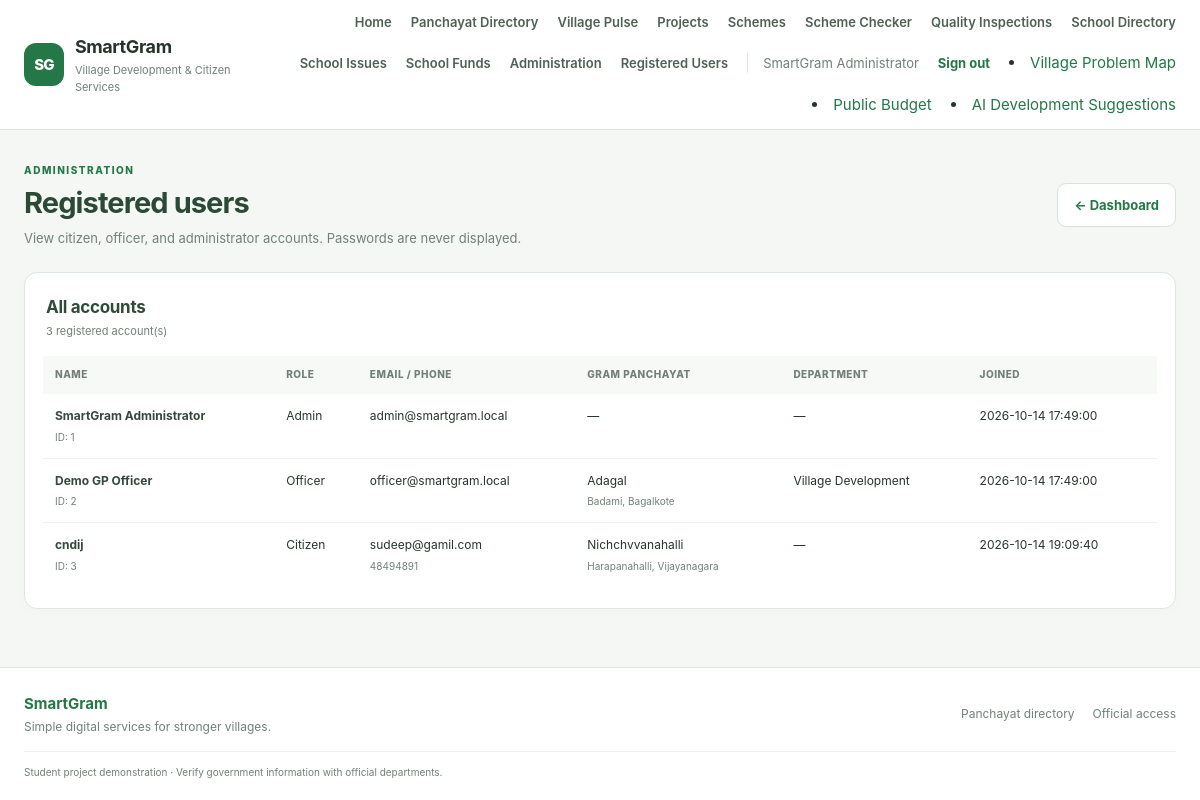
Page /admin/users (signed in) on the committed database.
### tables this page shows
CREATE TABLE users (
      id INTEGER PRIMARY KEY AUTOINCREMENT, name TEXT NOT NULL, email TEXT NOT NULL UNIQUE,
      phone TEXT DEFAULT '', password TEXT NOT NULL, role TEXT NOT NULL DEFAULT 'citizen',
      department TEXT DEFAULT '', gp_id INTEGER, created_at TEXT DEFAULT CURRENT_TIMESTAMP,
      FOREIGN KEY(gp_id) REFERENCES gram_panchayats(id)
    );

CREATE TABLE gram_panchayats (
      id INTEGER PRIMARY KEY AUTOINCREMENT, lgd_code TEXT NOT NULL UNIQUE,
      name TEXT NOT NULL, district TEXT NOT NULL, taluk TEXT NOT NULL,
      state TEXT NOT NULL DEFAULT 'Karnataka', active INTEGER NOT NULL DEFAULT 1
    );

### app.py (the view)
@app.route('/admin/users')
def admin_users():
    if not login_required('admin'):
        flash('Please sign in as an administrator to view registered users.', 'error')
        return redirect(url_for('admin_login'))
    con = get_db()
    users = con.execute('''
        SELECT u.id, u.name, u.email, u.phone, u.role, u.department,
               u.created_at, g.name AS gp_name, g.taluk, g.district
        FROM users u LEFT JOIN gram_panchayats g ON g.id=u.gp_id
        ORDER BY CASE u.role WHEN 'admin' THEN 0 WHEN 'officer' THEN 1 ELSE 2 END, u.name
    ''').fetchall()
    return render_template('admin_users.html', users=users)

### app.py (called while the page is built)
def get_db():
    if 'db' not in g:
        g.db = sqlite3.connect(DATABASE_PATH, timeout=20)
        g.db.row_factory = sqlite3.Row
        g.db.execute('PRAGMA foreign_keys = ON')
    return g.db

def login_required(*roles):
    if not session.get('user_id'):
        return False
    return not roles or session.get('role') in roles

@app.context_processor
def inject_globals():
    unread_count = 0
    if session.get('user_id'):
        unread_count = get_db().execute('SELECT COUNT(*) n FROM notifications WHERE user_id=? AND read_at IS NULL', (session['user_id'],)).fetchone()['n']
    return {'current_user': session.get('name'), 'current_role': session.get('role'), 'is_logged_in': bool(session.get('user_id')), 'unread_count': unread_count}

### templates/admin_users.html (shortened to what this page needs)
{% extends 'base.html' %}
{% block content %}
<section class="page-heading">
  <div><p class="eyebrow">ADMINISTRATION</p><h1>Registered users</h1><p>View citizen, officer, and administrator accounts. Passwords are never displayed.</p></div>
  <a class="button button-outline" href="{{ url_for('admin_dashboard') }}">← Dashboard</a>
</section>
<section class="panel">
  <div class="panel-heading"><div><h2>All accounts</h2><p>{{ users|length }} registered account(s)</p></div></div>
  {% if users %}<div class="table-wrap"><table>
    <thead><tr><th>Name</th><th>Role</th><th>Email / Phone</th><th>Gram Panchayat</th><th>Department</th><th>Joined</th></tr></thead>
    <tbody>{% for u in users %}<tr>
      <td><strong>{{ u.name }}</strong><small>ID: {{ u.id }}</small></td>
      <td><span class="status-pill">{{ u.role|title }}</span></td>
      <td>{{ u.email }}{% if u.phone %}<small>{{ u.phone }}</small>{% endif %}</td>
      <td>{{ u.gp_name or '—' }}{% if u.taluk or u.district %}<small>{{ u.taluk or '' }}{% if u.taluk and u.district %}, {% endif %}{{ u.district or '' }}</small>{% endif %}</td>
      <td>{{ u.department or '—' }}</td><td>{{ u.created_at or '—' }}</td>
    </tr>{% endfor %}</tbody>
  </table></div>{% else %}<div class="empty-state"><h3>No users found</h3></div>{% endif %}
</section>
{% endblock %}

### templates/base.html (shortened to what this page needs)
<!doctype html>
<html lang="en">
<head>
  <link rel="stylesheet" href="{{ url_for('static', filename='css/style.css') }}">
</head>
<body>
<header class="site-header">
  <a class="brand" href="{{ url_for('home') }}"><span class="brand-mark">SG</span><span><strong>SmartGram</strong><small>Village Development & Citizen Services</small></span></a>
  <nav class="main-nav">
    <a href="{{ url_for('home') }}">Home</a>
    <a href="{{ url_for('directory') }}">Panchayat Directory</a>
    <a href="{{ url_for('village_pulse') }}">Village Pulse</a>
    <a href="{{ url_for('projects') }}">Projects</a>
    <a href="{{ url_for('schemes') }}">Schemes</a>
    <a href="{{ url_for('scheme_checker') }}">Scheme Checker</a>
    <a href="{{ url_for('quality_inspections') }}">Quality Inspections</a>
    <a href="{{ url_for('school_directory') }}">School Directory</a>
    <a href="{{ url_for('school_issues') }}">School Issues</a>
    <a href="{{ url_for('school_funds') }}">School Funds</a>
    {% if is_logged_in %}
      {% if current_role == 'citizen' %}<a href="{{ url_for('citizen_dashboard') }}">My Dashboard</a><a href="{{ url_for('my_complaints') }}">My Complaints</a>
      {% elif current_role == 'officer' %}<a href="{{ url_for('officer_dashboard') }}">Officer Workspace</a>
      {% elif current_role == 'admin' %}<a href="{{ url_for('admin_dashboard') }}">Administration</a><a href="{{ url_for('admin_users') }}">Registered Users</a>{% endif %}
      <span class="nav-user">{{ current_user }}</span><a class="nav-signout" href="{{ url_for('logout') }}">Sign out</a>
    {% else %}<a href="{{ url_for('register') }}">Create account</a><a href="{{ url_for('admin_login') }}">Admin</a>{% endif %}
    <li class="nav-item">
    <a class="nav-link"
       href="{{ url_for('village_map') }}">
       Village Problem Map
    </a>
</li>
<li class="nav-item">
    <a class="nav-link"
       href="{{ url_for('public_budget') }}">
       Public Budget
    </a>
</li>
{% if session.get('role') == 'admin' %}
<li class="nav-item">
    <a class="nav-link"
       href="{{ url_for('development_suggestions') }}">
       AI Development Suggestions
    </a>
</li>
{% endif %}
  </nav>
</header>
<main class="page-shell">
  {% block content %}{% endblock %}
</main>
<footer class="site-footer"><div><strong>SmartGram</strong><span>Simple digital services for stronger villages.</span></div><div class="footer-links"><a href="{{ url_for('directory') }}">Panchayat directory</a><a href="{{ url_for('admin_login') }}">Official access</a></div><small>Student project demonstration · Verify government information with official departments.</small></footer>
</body></html>

### static/css/style.css (style rules this page uses)
:root { --green:#247747;--green-dark:#175b35;--green-soft:#eaf4ec;--saffron:#e9a33d;--ink:#26352c;--muted:#718078;--line:#e0e7e1;--paper:#fff;--page:#f5f7f4;--red:#b83d3d;--shadow:0 8px 28px rgba(29,66,42,.07) }
* { box-sizing:border-box }
html { min-height:100%;scroll-behavior:smooth }
body { margin:0;background:var(--page);color:var(--ink);font:15px/1.55 Inter,ui-sans-serif,system-ui,-apple-system,BlinkMacSystemFont,"Segoe UI",sans-serif }
a { color:var(--green);text-decoration:none }
button,a,select { touch-action:manipulation }
.site-header { min-height:76px;background:#fff;border-bottom:1px solid var(--line);display:flex;align-items:center;justify-content:space-between;padding:12px max(24px,calc((100% - 1200px)/2));gap:24px }
.brand { display:flex;align-items:center;gap:11px;color:var(--ink);min-width:240px }
.brand-mark { width:43px;height:43px;border-radius:12px;background:var(--green);color:#fff;display:grid;place-items:center;font-weight:800;letter-spacing:-1px }
.brand strong { display:block;font-size:18px;letter-spacing:-.4px }
.brand small { display:block;color:var(--muted);font-size:11px;margin-top:1px }
.main-nav { display:flex;align-items:center;justify-content:flex-end;gap:19px;flex-wrap:wrap }
.main-nav>a { font-size:13px;color:#4f6055;font-weight:600 }
.nav-user { font-size:13px;color:var(--muted);border-left:1px solid var(--line);padding-left:15px }
.main-nav .nav-signout { color:var(--green);font-weight:700 }
.page-shell { max-width:1200px;margin:0 auto;padding:30px 24px 58px;min-height:65vh }
.site-footer { border-top:1px solid var(--line);background:#fff;padding:24px max(24px,calc((100% - 1152px)/2));display:grid;grid-template-columns:1fr auto;gap:14px 30px;color:var(--muted);font-size:12px }
.site-footer strong { display:block;color:var(--green);font-size:15px }
.site-footer span { display:block;margin-top:3px }
.site-footer>small { grid-column:1/-1;border-top:1px solid #edf0ed;padding-top:13px }
.footer-links { display:flex;gap:18px;align-items:center }
.footer-links a { font-size:12px;color:var(--muted) }
.eyebrow { font-size:10px;letter-spacing:1.5px;font-weight:800;color:var(--green);margin:0 0 8px }
.button { display:inline-flex;align-items:center;justify-content:center;gap:8px;border:1px solid transparent;border-radius:9px;padding:11px 16px;font-size:13px;font-weight:750;cursor:pointer;text-align:center;transition:background .15s,border-color .15s,transform .15s }
.button-outline { background:#fff;border-color:#d8e2d9;color:var(--green) }
.page-heading { display:flex;justify-content:space-between;align-items:center;gap:20px;margin:3px 0 24px }
.page-heading h1,.form-panel h1,.detail-panel h1 { font-size:29px;line-height:1.2;letter-spacing:-.9px;margin:0 0 7px;color:#2b4935 }
.page-heading p:not(.eyebrow) { margin:0;color:var(--muted);font-size:13px }
.panel { background:#fff;border:1px solid var(--line);border-radius:13px;padding:21px;box-shadow:0 3px 12px #1d422a04;min-width:0 }
.panel-heading { display:flex;justify-content:space-between;align-items:center;gap:15px;margin-bottom:16px }
.panel-heading h2,.panel h2 { font-size:17px;letter-spacing:-.3px;margin:0;color:#304b38 }
.panel-heading p { font-size:11px;color:var(--muted);margin:3px 0 0 }
.table-wrap { overflow-x:auto;margin:0 -3px }
.table-wrap table { border-collapse:collapse;width:100%;font-size:12px;min-width:650px }
.table-wrap th { text-align:left;background:#f7f9f6;color:#738077;font-size:10px;text-transform:uppercase;letter-spacing:.5px;padding:11px 12px;font-weight:800;white-space:nowrap }
.table-wrap td { padding:13px 12px;border-bottom:1px solid #edf0ed;vertical-align:top }
.table-wrap tbody tr:last-child td { border-bottom:0 }
.table-wrap td strong { display:block;font-size:12px;color:#35493b }
.table-wrap td small { display:block;font-size:10px;color:var(--muted);margin-top:4px;line-height:1.5 }
button, .button, .role-tab, .nav-toggle { -webkit-tap-highlight-color: transparent; }

### rows in the picture
users: name "SmartGram Administrator", id "1", role "Admin", email "admin@smartgram.local", gp_name "—", department "—", created_at "2026-10-14 17:49:00"
users: name "Demo GP Officer", id "2", role "Officer", email "officer@smartgram.local", name "Adagal", taluk "Badami", district "Bagalkote", department "Village Development", created_at "2026-10-14 17:49:00"
users: name "cndij", id "3", role "Citizen", email "sudeep@gamil.com", phone "48494891", gp_name "Nichchvvanahalli", taluk "Harapanahalli", district "Vijayanagara", department "—", created_at "2026-10-14 19:09:40"

### other values in the picture
{{ users|length }} "3"
